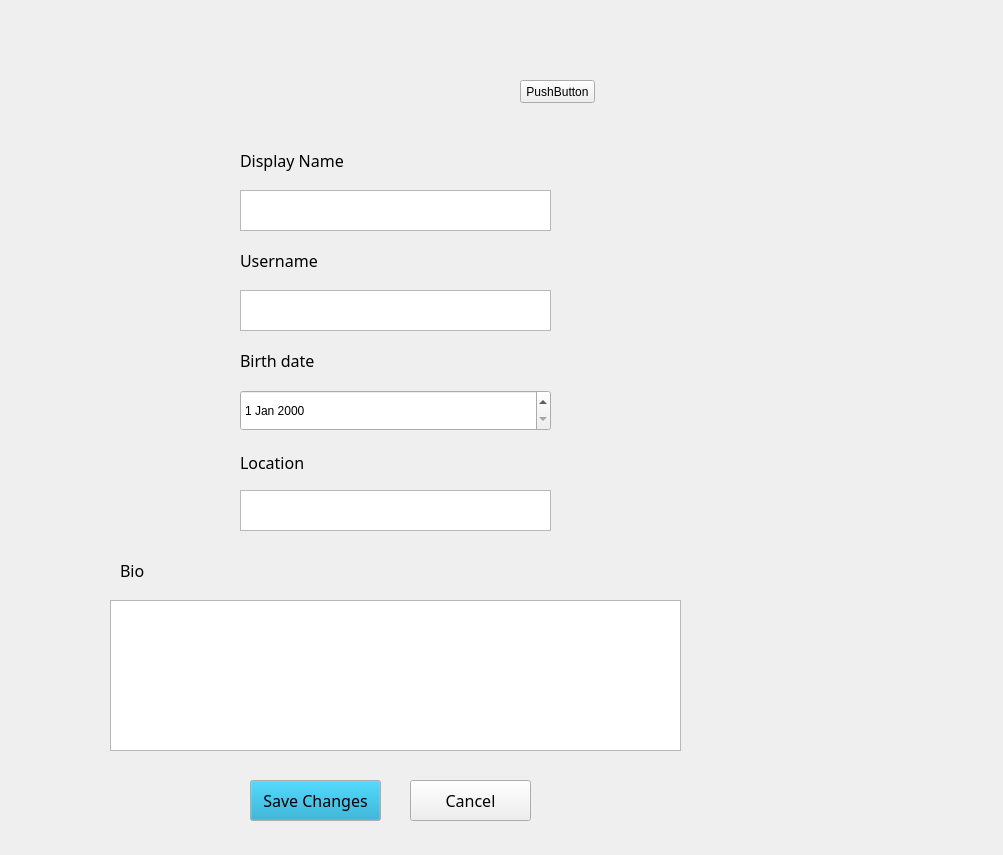
<?xml version="1.0" encoding="UTF-8"?>
<ui version="4.0">
 <class>ProfileEditWindow</class>
 <widget class="QMainWindow" name="ProfileEditWindow">
  <property name="geometry">
   <rect>
    <x>0</x>
    <y>0</y>
    <width>1003</width>
    <height>855</height>
   </rect>
  </property>
  <property name="sizePolicy">
   <sizepolicy hsizetype="Expanding" vsizetype="Expanding">
    <horstretch>0</horstretch>
    <verstretch>0</verstretch>
   </sizepolicy>
  </property>
  <property name="minimumSize">
   <size>
    <width>1003</width>
    <height>855</height>
   </size>
  </property>
  <property name="maximumSize">
   <size>
    <width>1003</width>
    <height>855</height>
   </size>
  </property>
  <property name="windowTitle">
   <string>MainWindow</string>
  </property>
  <widget class="QWidget" name="centralwidget">
   <property name="sizePolicy">
    <sizepolicy hsizetype="Expanding" vsizetype="Expanding">
     <horstretch>0</horstretch>
     <verstretch>0</verstretch>
    </sizepolicy>
   </property>
   <widget class="QWidget" name="verticalLayoutWidget">
    <property name="geometry">
     <rect>
      <x>450</x>
      <y>60</y>
      <width>160</width>
      <height>80</height>
     </rect>
    </property>
    <layout class="QVBoxLayout" name="verticalLayout_2"/>
   </widget>
   <widget class="QFrame" name="frame">
    <property name="geometry">
     <rect>
      <x>0</x>
      <y>0</y>
      <width>1001</width>
      <height>831</height>
     </rect>
    </property>
    <widget class="QPlainTextEdit" name="bio_2">
     <property name="geometry">
      <rect>
       <x>110</x>
       <y>600</y>
       <width>571</width>
       <height>151</height>
      </rect>
     </property>
    </widget>
    <widget class="QLabel" name="label_8">
     <property name="geometry">
      <rect>
       <x>240</x>
       <y>250</y>
       <width>111</width>
       <height>21</height>
      </rect>
     </property>
     <property name="font">
      <font>
       <family>Wix Madefor Text</family>
       <pointsize>12</pointsize>
      </font>
     </property>
     <property name="text">
      <string>Username</string>
     </property>
    </widget>
    <widget class="QLabel" name="label_9">
     <property name="geometry">
      <rect>
       <x>0</x>
       <y>10</y>
       <width>120</width>
       <height>120</height>
      </rect>
     </property>
     <property name="text">
      <string/>
     </property>
    </widget>
    <widget class="QTextEdit" name="user_name_2">
     <property name="geometry">
      <rect>
       <x>240</x>
       <y>290</y>
       <width>311</width>
       <height>41</height>
      </rect>
     </property>
    </widget>
    <widget class="QDateEdit" name="birth_date_2">
     <property name="geometry">
      <rect>
       <x>240</x>
       <y>390</y>
       <width>311</width>
       <height>41</height>
      </rect>
     </property>
    </widget>
    <widget class="QLabel" name="label_10">
     <property name="geometry">
      <rect>
       <x>240</x>
       <y>350</y>
       <width>111</width>
       <height>21</height>
      </rect>
     </property>
     <property name="font">
      <font>
       <family>Wix Madefor Text</family>
       <pointsize>12</pointsize>
      </font>
     </property>
     <property name="text">
      <string>Birth date</string>
     </property>
    </widget>
    <widget class="QLabel" name="label_11">
     <property name="geometry">
      <rect>
       <x>120</x>
       <y>560</y>
       <width>111</width>
       <height>21</height>
      </rect>
     </property>
     <property name="font">
      <font>
       <family>Wix Madefor Text</family>
       <pointsize>12</pointsize>
      </font>
     </property>
     <property name="text">
      <string>Bio</string>
     </property>
    </widget>
    <widget class="QTextEdit" name="display_name_2">
     <property name="geometry">
      <rect>
       <x>240</x>
       <y>190</y>
       <width>311</width>
       <height>41</height>
      </rect>
     </property>
    </widget>
    <widget class="QLabel" name="label_12">
     <property name="geometry">
      <rect>
       <x>210</x>
       <y>0</y>
       <width>600</width>
       <height>150</height>
      </rect>
     </property>
     <property name="text">
      <string/>
     </property>
    </widget>
    <widget class="QLabel" name="label_13">
     <property name="geometry">
      <rect>
       <x>240</x>
       <y>450</y>
       <width>66</width>
       <height>24</height>
      </rect>
     </property>
     <property name="font">
      <font>
       <family>Wix Madefor Text</family>
       <pointsize>12</pointsize>
      </font>
     </property>
     <property name="text">
      <string>Location</string>
     </property>
    </widget>
    <widget class="QPushButton" name="pushButton_3">
     <property name="geometry">
      <rect>
       <x>410</x>
       <y>780</y>
       <width>121</width>
       <height>41</height>
      </rect>
     </property>
     <property name="font">
      <font>
       <family>Wix Madefor Text</family>
       <pointsize>12</pointsize>
      </font>
     </property>
     <property name="text">
      <string>Cancel</string>
     </property>
    </widget>
    <widget class="QLabel" name="label_14">
     <property name="geometry">
      <rect>
       <x>240</x>
       <y>150</y>
       <width>111</width>
       <height>21</height>
      </rect>
     </property>
     <property name="font">
      <font>
       <family>Wix Madefor Text</family>
       <pointsize>12</pointsize>
      </font>
     </property>
     <property name="text">
      <string>Display Name</string>
     </property>
    </widget>
    <widget class="QTextEdit" name="location_2">
     <property name="geometry">
      <rect>
       <x>240</x>
       <y>490</y>
       <width>311</width>
       <height>41</height>
      </rect>
     </property>
    </widget>
    <widget class="QPushButton" name="pushButton_4">
     <property name="geometry">
      <rect>
       <x>250</x>
       <y>780</y>
       <width>131</width>
       <height>41</height>
      </rect>
     </property>
     <property name="palette">
      <palette>
       <active>
        <colorrole role="Button">
         <brush brushstyle="SolidPattern">
          <color alpha="255">
           <red>13</red>
           <green>159</green>
           <blue>200</blue>
          </color>
         </brush>
        </colorrole>
       </active>
       <inactive>
        <colorrole role="Button">
         <brush brushstyle="SolidPattern">
          <color alpha="255">
           <red>13</red>
           <green>159</green>
           <blue>200</blue>
          </color>
         </brush>
        </colorrole>
       </inactive>
       <disabled>
        <colorrole role="Button">
         <brush brushstyle="SolidPattern">
          <color alpha="255">
           <red>13</red>
           <green>159</green>
           <blue>200</blue>
          </color>
         </brush>
        </colorrole>
       </disabled>
      </palette>
     </property>
     <property name="font">
      <font>
       <family>Wix Madefor Text</family>
       <pointsize>12</pointsize>
      </font>
     </property>
     <property name="autoFillBackground">
      <bool>false</bool>
     </property>
     <property name="text">
      <string>Save Changes</string>
     </property>
    </widget>
    <widget class="QPushButton" name="pushButton_5">
     <property name="geometry">
      <rect>
       <x>520</x>
       <y>80</y>
       <width>75</width>
       <height>23</height>
      </rect>
     </property>
     <property name="text">
      <string>PushButton</string>
     </property>
    </widget>
   </widget>
  </widget>
  <widget class="QMenuBar" name="menuBar">
   <property name="geometry">
    <rect>
     <x>0</x>
     <y>0</y>
     <width>1003</width>
     <height>21</height>
    </rect>
   </property>
  </widget>
 </widget>
 <resources/>
 <connections/>
</ui>
